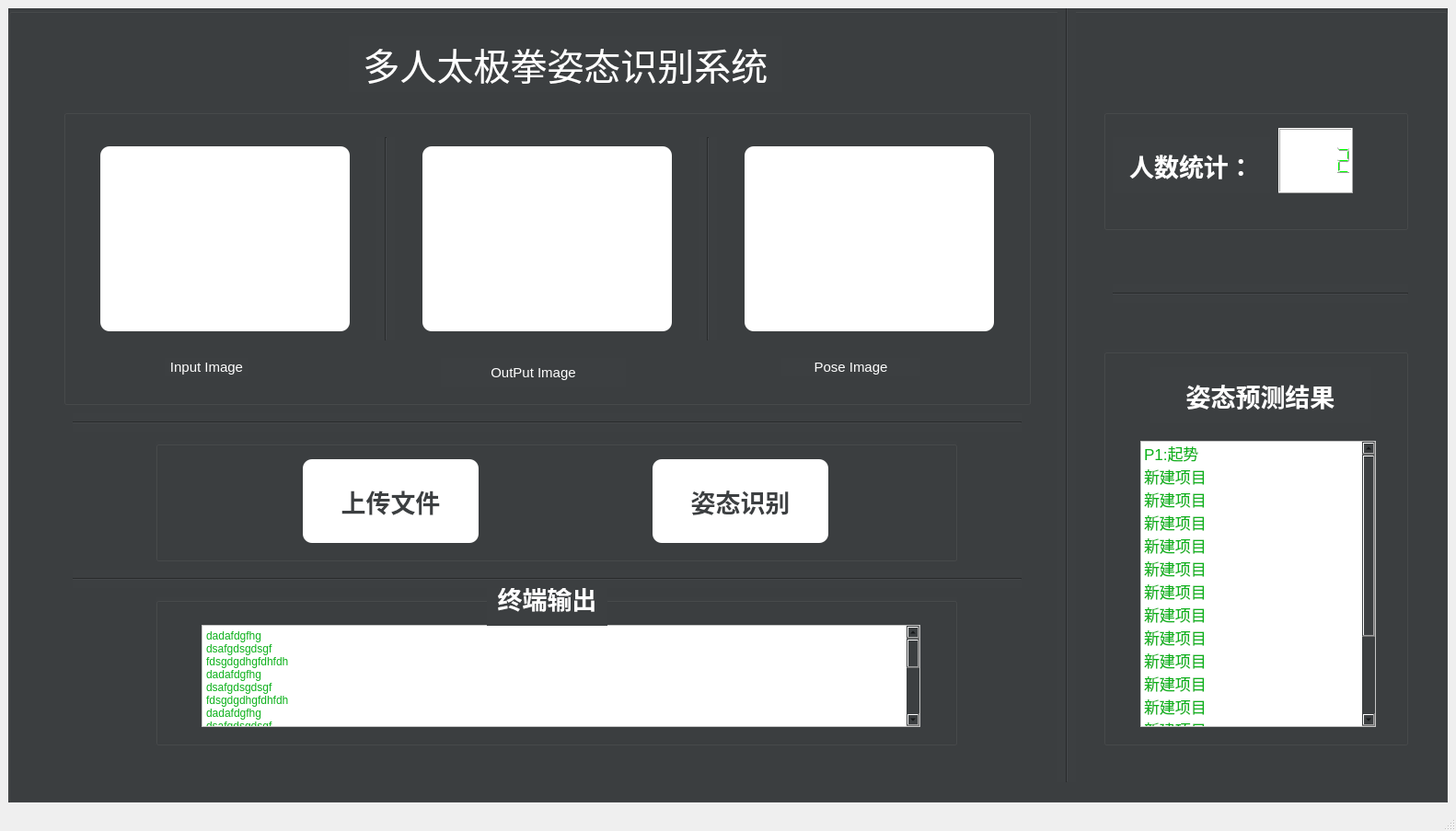
<?xml version="1.0" encoding="UTF-8"?>
<ui version="4.0">
 <class>MainWindow</class>
 <widget class="QMainWindow" name="MainWindow">
  <property name="geometry">
   <rect>
    <x>0</x>
    <y>0</y>
    <width>1582</width>
    <height>903</height>
   </rect>
  </property>
  <property name="windowTitle">
   <string>MainWindow</string>
  </property>
  <widget class="QWidget" name="centralwidget">
   <layout class="QGridLayout" name="gridLayout">
    <item row="0" column="0">
     <widget class="QGroupBox" name="groupBox">
      <property name="styleSheet">
       <string notr="true">background-color:#3C3F41;</string>
      </property>
      <property name="title">
       <string/>
      </property>
      <widget class="QGroupBox" name="groupBox_3">
       <property name="geometry">
        <rect>
         <x>160</x>
         <y>470</y>
         <width>871</width>
         <height>131</height>
        </rect>
       </property>
       <property name="styleSheet">
        <string notr="true">background:#3C3F41;</string>
       </property>
       <property name="title">
        <string/>
       </property>
       <widget class="QPushButton" name="pushButton_3">
        <property name="geometry">
         <rect>
          <x>160</x>
          <y>20</y>
          <width>191</width>
          <height>91</height>
         </rect>
        </property>
        <property name="font">
         <font>
          <family>华文楷体</family>
          <pointsize>20</pointsize>
          <weight>75</weight>
          <italic>false</italic>
          <bold>true</bold>
         </font>
        </property>
        <property name="styleSheet">
         <string notr="true">border-radius:10px;
color:#3C3F41;
font: 20pt &quot;华文楷体&quot;;
background:white;
font:bold;</string>
        </property>
        <property name="text">
         <string>上传文件</string>
        </property>
       </widget>
       <widget class="QPushButton" name="pushButton_4">
        <property name="geometry">
         <rect>
          <x>540</x>
          <y>20</y>
          <width>191</width>
          <height>91</height>
         </rect>
        </property>
        <property name="font">
         <font>
          <family>华文楷体</family>
          <pointsize>20</pointsize>
          <weight>75</weight>
          <italic>false</italic>
          <bold>true</bold>
         </font>
        </property>
        <property name="styleSheet">
         <string notr="true">border-radius:10px;
color:#3C3F41;
font: 20pt &quot;华文楷体&quot;;
background:white;
font:bold;</string>
        </property>
        <property name="text">
         <string>姿态识别</string>
        </property>
       </widget>
      </widget>
      <widget class="QGroupBox" name="groupBox_4">
       <property name="geometry">
        <rect>
         <x>60</x>
         <y>110</y>
         <width>1051</width>
         <height>321</height>
        </rect>
       </property>
       <property name="styleSheet">
        <string notr="true"/>
       </property>
       <property name="title">
        <string/>
       </property>
       <widget class="Line" name="line_3">
        <property name="geometry">
         <rect>
          <x>340</x>
          <y>30</y>
          <width>20</width>
          <height>221</height>
         </rect>
        </property>
        <property name="styleSheet">
         <string notr="true"/>
        </property>
        <property name="orientation">
         <enum>Qt::Vertical</enum>
        </property>
       </widget>
       <widget class="Line" name="line_4">
        <property name="geometry">
         <rect>
          <x>690</x>
          <y>30</y>
          <width>20</width>
          <height>221</height>
         </rect>
        </property>
        <property name="orientation">
         <enum>Qt::Vertical</enum>
        </property>
       </widget>
       <widget class="QLabel" name="label_3">
        <property name="geometry">
         <rect>
          <x>110</x>
          <y>270</y>
          <width>91</width>
          <height>20</height>
         </rect>
        </property>
        <property name="styleSheet">
         <string notr="true">color:white;
font-size:15px;
</string>
        </property>
        <property name="text">
         <string>Input Image</string>
        </property>
        <property name="alignment">
         <set>Qt::AlignCenter</set>
        </property>
       </widget>
       <widget class="QLabel" name="label_11">
        <property name="geometry">
         <rect>
          <x>410</x>
          <y>270</y>
          <width>201</width>
          <height>31</height>
         </rect>
        </property>
        <property name="styleSheet">
         <string notr="true">color:white;
font-size:15px;</string>
        </property>
        <property name="text">
         <string>OutPut Image</string>
        </property>
        <property name="alignment">
         <set>Qt::AlignCenter</set>
        </property>
       </widget>
       <widget class="QLabel" name="label_12">
        <property name="geometry">
         <rect>
          <x>780</x>
          <y>270</y>
          <width>151</width>
          <height>20</height>
         </rect>
        </property>
        <property name="styleSheet">
         <string notr="true">color:white;
font-size:15px;</string>
        </property>
        <property name="text">
         <string>Pose Image</string>
        </property>
        <property name="alignment">
         <set>Qt::AlignCenter</set>
        </property>
       </widget>
       <widget class="QLabel" name="label_13">
        <property name="geometry">
         <rect>
          <x>40</x>
          <y>40</y>
          <width>271</width>
          <height>201</height>
         </rect>
        </property>
        <property name="styleSheet">
         <string notr="true">background-color:rgb(255, 255, 255);
border-radius:10px;</string>
        </property>
        <property name="text">
         <string/>
        </property>
       </widget>
       <widget class="QLabel" name="label_14">
        <property name="geometry">
         <rect>
          <x>390</x>
          <y>40</y>
          <width>271</width>
          <height>201</height>
         </rect>
        </property>
        <property name="styleSheet">
         <string notr="true">background-color:rgb(255, 255, 255);
border-radius:10px;</string>
        </property>
        <property name="text">
         <string/>
        </property>
       </widget>
       <widget class="QLabel" name="label_15">
        <property name="geometry">
         <rect>
          <x>740</x>
          <y>40</y>
          <width>271</width>
          <height>201</height>
         </rect>
        </property>
        <property name="styleSheet">
         <string notr="true">background-color:rgb(255, 255, 255);
border-radius:10px;</string>
        </property>
        <property name="text">
         <string/>
        </property>
       </widget>
      </widget>
      <widget class="Line" name="line_5">
       <property name="geometry">
        <rect>
         <x>1140</x>
         <y>-40</y>
         <width>20</width>
         <height>881</height>
        </rect>
       </property>
       <property name="orientation">
        <enum>Qt::Vertical</enum>
       </property>
      </widget>
      <widget class="QGroupBox" name="groupBox_5">
       <property name="geometry">
        <rect>
         <x>1190</x>
         <y>110</y>
         <width>331</width>
         <height>131</height>
        </rect>
       </property>
       <property name="title">
        <string/>
       </property>
       <widget class="QLabel" name="label_17">
        <property name="geometry">
         <rect>
          <x>10</x>
          <y>30</y>
          <width>171</width>
          <height>61</height>
         </rect>
        </property>
        <property name="font">
         <font>
          <family>华文楷体</family>
          <pointsize>20</pointsize>
          <weight>75</weight>
          <italic>false</italic>
          <bold>true</bold>
         </font>
        </property>
        <property name="styleSheet">
         <string notr="true">color:white;
font: 20pt &quot;华文楷体&quot;;
font-weight:bold;</string>
        </property>
        <property name="text">
         <string>人数统计：</string>
        </property>
        <property name="alignment">
         <set>Qt::AlignCenter</set>
        </property>
       </widget>
       <widget class="QLCDNumber" name="lcdNumber_2">
        <property name="geometry">
         <rect>
          <x>190</x>
          <y>20</y>
          <width>81</width>
          <height>71</height>
         </rect>
        </property>
        <property name="layoutDirection">
         <enum>Qt::LeftToRight</enum>
        </property>
        <property name="styleSheet">
         <string notr="true">color:rgb(0, 255, 0);
background:white;</string>
        </property>
        <property name="intValue" stdset="0">
         <number>2</number>
        </property>
       </widget>
      </widget>
      <widget class="QLabel" name="label_10">
       <property name="geometry">
        <rect>
         <x>370</x>
         <y>30</y>
         <width>471</width>
         <height>61</height>
        </rect>
       </property>
       <property name="font">
        <font>
         <family>华文行楷</family>
         <pointsize>30</pointsize>
         <weight>50</weight>
         <italic>false</italic>
         <bold>false</bold>
        </font>
       </property>
       <property name="styleSheet">
        <string notr="true">color:white;
font: 30pt &quot;华文行楷&quot;;</string>
       </property>
       <property name="text">
        <string>多人太极拳姿态识别系统</string>
       </property>
       <property name="textFormat">
        <enum>Qt::PlainText</enum>
       </property>
       <property name="scaledContents">
        <bool>false</bool>
       </property>
       <property name="alignment">
        <set>Qt::AlignCenter</set>
       </property>
      </widget>
      <widget class="QGroupBox" name="groupBox_2">
       <property name="geometry">
        <rect>
         <x>160</x>
         <y>640</y>
         <width>871</width>
         <height>161</height>
        </rect>
       </property>
       <property name="title">
        <string/>
       </property>
       <widget class="QTextEdit" name="textEdit">
        <property name="geometry">
         <rect>
          <x>50</x>
          <y>30</y>
          <width>781</width>
          <height>111</height>
         </rect>
        </property>
        <property name="styleSheet">
         <string notr="true">background-color: rgb(255, 255, 255);
color: rgb(13, 177, 27);
font-size: 20px;</string>
        </property>
        <property name="html">
         <string>&lt;!DOCTYPE HTML PUBLIC &quot;-//W3C//DTD HTML 4.0//EN&quot; &quot;http://www.w3.org/TR/REC-html40/strict.dtd&quot;&gt;
&lt;html&gt;&lt;head&gt;&lt;meta name=&quot;qrichtext&quot; content=&quot;1&quot; /&gt;&lt;style type=&quot;text/css&quot;&gt;
p, li { white-space: pre-wrap; }
&lt;/style&gt;&lt;/head&gt;&lt;body style=&quot; font-family:'SimSun'; font-size:20px; font-weight:400; font-style:normal;&quot;&gt;
&lt;p style=&quot; margin-top:0px; margin-bottom:0px; margin-left:0px; margin-right:0px; -qt-block-indent:0; text-indent:0px;&quot;&gt;&lt;span style=&quot; font-family:'SimSun'; font-size:9pt;&quot;&gt;dadafdgfhg&lt;/span&gt;&lt;/p&gt;
&lt;p style=&quot; margin-top:0px; margin-bottom:0px; margin-left:0px; margin-right:0px; -qt-block-indent:0; text-indent:0px;&quot;&gt;&lt;span style=&quot; font-family:'SimSun'; font-size:9pt;&quot;&gt;dsafgdsgdsgf&lt;/span&gt;&lt;/p&gt;
&lt;p style=&quot; margin-top:0px; margin-bottom:0px; margin-left:0px; margin-right:0px; -qt-block-indent:0; text-indent:0px;&quot;&gt;&lt;span style=&quot; font-family:'SimSun'; font-size:9pt;&quot;&gt;fdsgdgdhgfdhfdh&lt;/span&gt;&lt;/p&gt;
&lt;p style=&quot; margin-top:0px; margin-bottom:0px; margin-left:0px; margin-right:0px; -qt-block-indent:0; text-indent:0px;&quot;&gt;&lt;span style=&quot; font-family:'SimSun'; font-size:9pt;&quot;&gt;dadafdgfhg&lt;/span&gt;&lt;/p&gt;
&lt;p style=&quot; margin-top:0px; margin-bottom:0px; margin-left:0px; margin-right:0px; -qt-block-indent:0; text-indent:0px;&quot;&gt;&lt;span style=&quot; font-family:'SimSun'; font-size:9pt;&quot;&gt;dsafgdsgdsgf&lt;/span&gt;&lt;/p&gt;
&lt;p style=&quot; margin-top:0px; margin-bottom:0px; margin-left:0px; margin-right:0px; -qt-block-indent:0; text-indent:0px;&quot;&gt;&lt;span style=&quot; font-family:'SimSun'; font-size:9pt;&quot;&gt;fdsgdgdhgfdhfdh&lt;/span&gt;&lt;/p&gt;
&lt;p style=&quot; margin-top:0px; margin-bottom:0px; margin-left:0px; margin-right:0px; -qt-block-indent:0; text-indent:0px;&quot;&gt;&lt;span style=&quot; font-family:'SimSun'; font-size:9pt;&quot;&gt;dadafdgfhg&lt;/span&gt;&lt;/p&gt;
&lt;p style=&quot; margin-top:0px; margin-bottom:0px; margin-left:0px; margin-right:0px; -qt-block-indent:0; text-indent:0px;&quot;&gt;&lt;span style=&quot; font-family:'SimSun'; font-size:9pt;&quot;&gt;dsafgdsgdsgf&lt;/span&gt;&lt;/p&gt;
&lt;p style=&quot; margin-top:0px; margin-bottom:0px; margin-left:0px; margin-right:0px; -qt-block-indent:0; text-indent:0px;&quot;&gt;&lt;span style=&quot; font-family:'SimSun'; font-size:9pt;&quot;&gt;fdsgdgdhgfdhfdh&lt;/span&gt;&lt;/p&gt;
&lt;p style=&quot; margin-top:0px; margin-bottom:0px; margin-left:0px; margin-right:0px; -qt-block-indent:0; text-indent:0px;&quot;&gt;&lt;span style=&quot; font-family:'SimSun'; font-size:9pt;&quot;&gt;dadafdgfhg&lt;/span&gt;&lt;/p&gt;
&lt;p style=&quot; margin-top:0px; margin-bottom:0px; margin-left:0px; margin-right:0px; -qt-block-indent:0; text-indent:0px;&quot;&gt;&lt;span style=&quot; font-family:'SimSun'; font-size:9pt;&quot;&gt;dsafgdsgdsgf&lt;/span&gt;&lt;/p&gt;
&lt;p style=&quot; margin-top:0px; margin-bottom:0px; margin-left:0px; margin-right:0px; -qt-block-indent:0; text-indent:0px;&quot;&gt;&lt;span style=&quot; font-family:'SimSun'; font-size:9pt;&quot;&gt;fdsgdgdhgfdhfdh&lt;/span&gt;&lt;/p&gt;
&lt;p style=&quot; margin-top:0px; margin-bottom:0px; margin-left:0px; margin-right:0px; -qt-block-indent:0; text-indent:0px;&quot;&gt;&lt;span style=&quot; font-family:'SimSun'; font-size:9pt;&quot;&gt;dadafdgfhg&lt;/span&gt;&lt;/p&gt;
&lt;p style=&quot; margin-top:0px; margin-bottom:0px; margin-left:0px; margin-right:0px; -qt-block-indent:0; text-indent:0px;&quot;&gt;&lt;span style=&quot; font-family:'SimSun'; font-size:9pt;&quot;&gt;dsafgdsgdsgf&lt;/span&gt;&lt;/p&gt;
&lt;p style=&quot; margin-top:0px; margin-bottom:0px; margin-left:0px; margin-right:0px; -qt-block-indent:0; text-indent:0px;&quot;&gt;&lt;span style=&quot; font-family:'SimSun'; font-size:9pt;&quot;&gt;fdsgdgdhgfdhfdh&lt;/span&gt;&lt;/p&gt;
&lt;p style=&quot; margin-top:0px; margin-bottom:0px; margin-left:0px; margin-right:0px; -qt-block-indent:0; text-indent:0px;&quot;&gt;&lt;span style=&quot; font-family:'SimSun'; font-size:9pt;&quot;&gt;dadafdgfhg&lt;/span&gt;&lt;/p&gt;
&lt;p style=&quot; margin-top:0px; margin-bottom:0px; margin-left:0px; margin-right:0px; -qt-block-indent:0; text-indent:0px;&quot;&gt;&lt;span style=&quot; font-family:'SimSun'; font-size:9pt;&quot;&gt;dsafgdsgdsgf&lt;/span&gt;&lt;/p&gt;
&lt;p style=&quot; margin-top:0px; margin-bottom:0px; margin-left:0px; margin-right:0px; -qt-block-indent:0; text-indent:0px;&quot;&gt;&lt;span style=&quot; font-family:'SimSun'; font-size:9pt;&quot;&gt;fdsgdgdhgfdhfdh&lt;/span&gt;&lt;/p&gt;
&lt;p style=&quot;-qt-paragraph-type:empty; margin-top:0px; margin-bottom:0px; margin-left:0px; margin-right:0px; -qt-block-indent:0; text-indent:0px; font-family:'SimSun'; font-size:9pt;&quot;&gt;&lt;br /&gt;&lt;/p&gt;&lt;/body&gt;&lt;/html&gt;</string>
        </property>
       </widget>
      </widget>
      <widget class="QLabel" name="label_18">
       <property name="geometry">
        <rect>
         <x>520</x>
         <y>610</y>
         <width>131</width>
         <height>61</height>
        </rect>
       </property>
       <property name="font">
        <font>
         <family>华文楷体</family>
         <pointsize>20</pointsize>
         <weight>75</weight>
         <italic>false</italic>
         <bold>true</bold>
        </font>
       </property>
       <property name="styleSheet">
        <string notr="true">color:white;
font: 20pt &quot;华文楷体&quot;;
font-weight:bold;</string>
       </property>
       <property name="text">
        <string>终端输出</string>
       </property>
       <property name="alignment">
        <set>Qt::AlignCenter</set>
       </property>
      </widget>
      <widget class="QGroupBox" name="groupBox_6">
       <property name="geometry">
        <rect>
         <x>1190</x>
         <y>370</y>
         <width>331</width>
         <height>431</height>
        </rect>
       </property>
       <property name="title">
        <string/>
       </property>
       <widget class="QLabel" name="label_19">
        <property name="geometry">
         <rect>
          <x>50</x>
          <y>20</y>
          <width>241</width>
          <height>61</height>
         </rect>
        </property>
        <property name="font">
         <font>
          <family>华文楷体</family>
          <pointsize>20</pointsize>
          <weight>75</weight>
          <italic>false</italic>
          <bold>true</bold>
         </font>
        </property>
        <property name="styleSheet">
         <string notr="true">color:white;
font: 20pt &quot;华文楷体&quot;;
font-weight:bold;</string>
        </property>
        <property name="text">
         <string>姿态预测结果</string>
        </property>
        <property name="alignment">
         <set>Qt::AlignCenter</set>
        </property>
       </widget>
       <widget class="QListWidget" name="listWidget">
        <property name="geometry">
         <rect>
          <x>40</x>
          <y>100</y>
          <width>256</width>
          <height>311</height>
         </rect>
        </property>
        <property name="styleSheet">
         <string notr="true">background-color: rgb(255, 255, 255);
color: rgb(13, 177, 27);
font-size:17px;</string>
        </property>
        <item>
         <property name="text">
          <string>P1:起势</string>
         </property>
        </item>
        <item>
         <property name="text">
          <string>新建项目</string>
         </property>
        </item>
        <item>
         <property name="text">
          <string>新建项目</string>
         </property>
        </item>
        <item>
         <property name="text">
          <string>新建项目</string>
         </property>
        </item>
        <item>
         <property name="text">
          <string>新建项目</string>
         </property>
        </item>
        <item>
         <property name="text">
          <string>新建项目</string>
         </property>
        </item>
        <item>
         <property name="text">
          <string>新建项目</string>
         </property>
        </item>
        <item>
         <property name="text">
          <string>新建项目</string>
         </property>
        </item>
        <item>
         <property name="text">
          <string>新建项目</string>
         </property>
        </item>
        <item>
         <property name="text">
          <string>新建项目</string>
         </property>
        </item>
        <item>
         <property name="text">
          <string>新建项目</string>
         </property>
        </item>
        <item>
         <property name="text">
          <string>新建项目</string>
         </property>
        </item>
        <item>
         <property name="text">
          <string>新建项目</string>
         </property>
        </item>
        <item>
         <property name="text">
          <string>新建项目</string>
         </property>
        </item>
        <item>
         <property name="text">
          <string>新建项目</string>
         </property>
        </item>
        <item>
         <property name="text">
          <string>新建项目</string>
         </property>
        </item>
        <item>
         <property name="text">
          <string>新建项目</string>
         </property>
        </item>
       </widget>
      </widget>
      <widget class="Line" name="line">
       <property name="geometry">
        <rect>
         <x>70</x>
         <y>440</y>
         <width>1031</width>
         <height>20</height>
        </rect>
       </property>
       <property name="orientation">
        <enum>Qt::Horizontal</enum>
       </property>
      </widget>
      <widget class="Line" name="line_2">
       <property name="geometry">
        <rect>
         <x>70</x>
         <y>610</y>
         <width>1031</width>
         <height>20</height>
        </rect>
       </property>
       <property name="orientation">
        <enum>Qt::Horizontal</enum>
       </property>
      </widget>
      <widget class="Line" name="line_6">
       <property name="geometry">
        <rect>
         <x>1200</x>
         <y>300</y>
         <width>321</width>
         <height>20</height>
        </rect>
       </property>
       <property name="orientation">
        <enum>Qt::Horizontal</enum>
       </property>
      </widget>
     </widget>
    </item>
   </layout>
  </widget>
  <widget class="QMenuBar" name="menubar">
   <property name="geometry">
    <rect>
     <x>0</x>
     <y>0</y>
     <width>1582</width>
     <height>22</height>
    </rect>
   </property>
  </widget>
  <widget class="QStatusBar" name="statusbar"/>
 </widget>
 <resources/>
 <connections/>
</ui>
